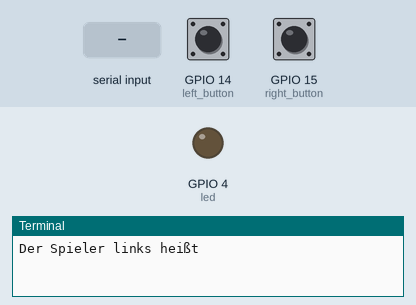
Bench run of a program on a simulated Raspberry Pi (BCM pin numbers). Shown: output pins drawn as LEDs (lit = HIGH), the last lines printed to the terminal. The inputs (shaded band) are chosen by the test bench; at power-on: GPIO 14 (left_button) HIGH, GPIO 15 (right_button) HIGH. Random numbers come from a fixed seed. At 8.5 s the program stops and its outputs stay as they are.

Above: at 1.2 s.
1.3 s: "1" typed at the terminal, then Enter
2.8 s: "0" typed at the terminal, then Enter
At 3.7 s:
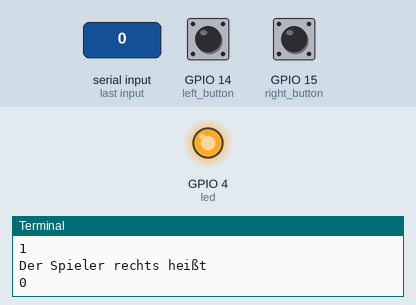
Timing chart, 0 to 10.0 s (numbered marks = the images above; inputs shaded):
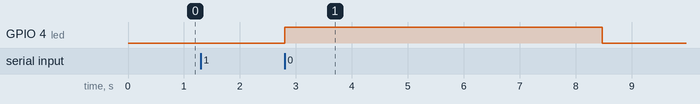

Measured:
- after the input at 2.8 s, GPIO 4 (led): LOW → HIGH at once, → LOW 5.7 s later

The program:

Reaktionsspiel.py
```python
from gpiozero import LED, Button
from time import sleep
from random import uniform

left_name = input("Der Spieler links heißt ")
right_name = input("Der Spieler rechts heißt ")
led = LED(4)
right_button = Button(15)
left_button = Button(14)

led.on()
sleep(uniform(5, 10))
led.off()

def pressed(button):
    right_button.when_pressed = None
    left_button.when_pressed = None
    if button == left_button:
        print(left_name + " hat gewonnen")
    else:
        print(right_name + " hat gewonnen")

right_button.when_pressed = pressed
left_button.when_pressed = pressed
```
